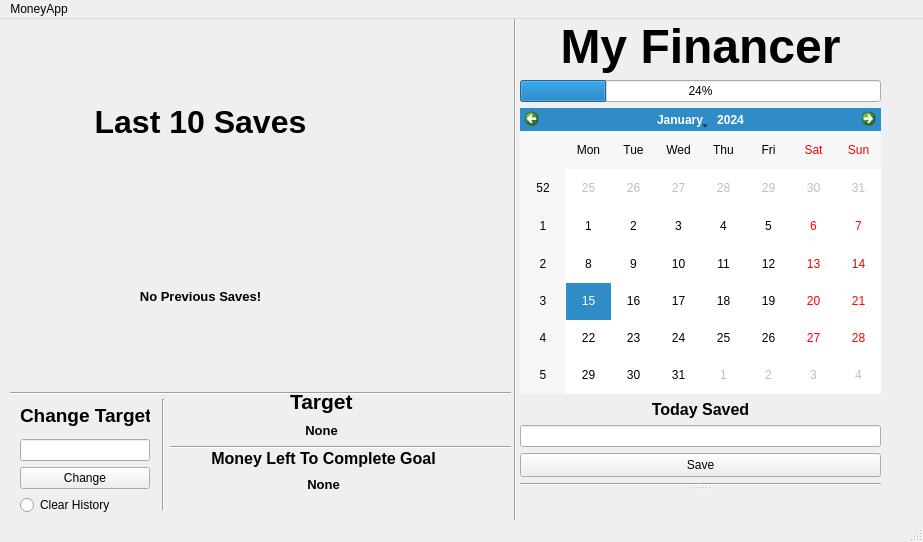
<?xml version="1.0" encoding="UTF-8"?>
<ui version="4.0">
 <class>MainWindow</class>
 <widget class="QMainWindow" name="MainWindow">
  <property name="geometry">
   <rect>
    <x>0</x>
    <y>0</y>
    <width>923</width>
    <height>542</height>
   </rect>
  </property>
  <property name="windowTitle">
   <string>MainWindow</string>
  </property>
  <widget class="QWidget" name="centralwidget">
   <widget class="QSplitter" name="splitter">
    <property name="geometry">
     <rect>
      <x>520</x>
      <y>0</y>
      <width>361</width>
      <height>491</height>
     </rect>
    </property>
    <property name="orientation">
     <enum>Qt::Vertical</enum>
    </property>
    <widget class="QWidget" name="layoutWidget">
     <layout class="QVBoxLayout" name="verticalLayout_3">
      <item>
       <layout class="QVBoxLayout" name="verticalLayout_2">
        <item>
         <widget class="QLabel" name="label">
          <property name="text">
           <string>&lt;html&gt;&lt;head/&gt;&lt;body&gt;&lt;p align=&quot;center&quot;&gt;&lt;span style=&quot; font-size:36pt; font-weight:700;&quot;&gt;My Financer&lt;/span&gt;&lt;/p&gt;&lt;/body&gt;&lt;/html&gt;</string>
          </property>
         </widget>
        </item>
        <item>
         <widget class="QProgressBar" name="progressBar">
          <property name="value">
           <number>24</number>
          </property>
         </widget>
        </item>
        <item>
         <widget class="QCalendarWidget" name="calendarUI"/>
        </item>
        <item>
         <layout class="QVBoxLayout" name="verticalLayout">
          <item>
           <widget class="QLabel" name="label_2">
            <property name="text">
             <string>&lt;html&gt;&lt;head/&gt;&lt;body&gt;&lt;p align=&quot;center&quot;&gt;&lt;span style=&quot; font-size:12pt; font-weight:700;&quot;&gt;Today Saved&lt;/span&gt;&lt;/p&gt;&lt;/body&gt;&lt;/html&gt;</string>
            </property>
           </widget>
          </item>
          <item>
           <widget class="QLineEdit" name="amount"/>
          </item>
          <item>
           <widget class="QPushButton" name="pushButton">
            <property name="minimumSize">
             <size>
              <width>0</width>
              <height>24</height>
             </size>
            </property>
            <property name="text">
             <string>Save</string>
            </property>
           </widget>
          </item>
          <item>
           <widget class="Line" name="line">
            <property name="orientation">
             <enum>Qt::Horizontal</enum>
            </property>
           </widget>
          </item>
         </layout>
        </item>
       </layout>
      </item>
     </layout>
    </widget>
    <widget class="QLabel" name="errorMsg">
     <property name="text">
      <string>&lt;html&gt;&lt;head/&gt;&lt;body&gt;&lt;p align=&quot;center&quot;/&gt;&lt;/body&gt;&lt;/html&gt;</string>
     </property>
    </widget>
   </widget>
   <widget class="Line" name="line_2">
    <property name="geometry">
     <rect>
      <x>10</x>
      <y>364</y>
      <width>501</width>
      <height>21</height>
     </rect>
    </property>
    <property name="orientation">
     <enum>Qt::Horizontal</enum>
    </property>
   </widget>
   <widget class="QWidget" name="layoutWidget">
    <property name="geometry">
     <rect>
      <x>20</x>
      <y>380</y>
      <width>130</width>
      <height>116</height>
     </rect>
    </property>
    <layout class="QVBoxLayout" name="verticalLayout_4">
     <item>
      <widget class="QLabel" name="label_3">
       <property name="text">
        <string>&lt;html&gt;&lt;head/&gt;&lt;body&gt;&lt;p&gt;&lt;span style=&quot; font-size:14pt; font-weight:700;&quot;&gt;Change Target&lt;/span&gt;&lt;/p&gt;&lt;/body&gt;&lt;/html&gt;</string>
       </property>
      </widget>
     </item>
     <item>
      <widget class="QLineEdit" name="targetInput"/>
     </item>
     <item>
      <widget class="QPushButton" name="changeTargetBtn">
       <property name="text">
        <string>Change</string>
       </property>
      </widget>
     </item>
     <item>
      <widget class="QRadioButton" name="clearHistory">
       <property name="text">
        <string>Clear History</string>
       </property>
      </widget>
     </item>
    </layout>
   </widget>
   <widget class="Line" name="line_3">
    <property name="geometry">
     <rect>
      <x>153</x>
      <y>380</y>
      <width>20</width>
      <height>111</height>
     </rect>
    </property>
    <property name="orientation">
     <enum>Qt::Vertical</enum>
    </property>
   </widget>
   <widget class="Line" name="line_4">
    <property name="geometry">
     <rect>
      <x>170</x>
      <y>420</y>
      <width>341</width>
      <height>16</height>
     </rect>
    </property>
    <property name="orientation">
     <enum>Qt::Horizontal</enum>
    </property>
   </widget>
   <widget class="Line" name="line_5">
    <property name="geometry">
     <rect>
      <x>480</x>
      <y>-20</y>
      <width>71</width>
      <height>531</height>
     </rect>
    </property>
    <property name="orientation">
     <enum>Qt::Vertical</enum>
    </property>
   </widget>
   <widget class="QWidget" name="layoutWidget">
    <property name="geometry">
     <rect>
      <x>210</x>
      <y>430</y>
      <width>227</width>
      <height>46</height>
     </rect>
    </property>
    <layout class="QVBoxLayout" name="verticalLayout_5">
     <item>
      <widget class="QLabel" name="label_7">
       <property name="text">
        <string>&lt;html&gt;&lt;head/&gt;&lt;body&gt;&lt;p align=&quot;center&quot;&gt;&lt;span style=&quot; font-size:12pt; font-weight:700;&quot;&gt;Money Left To Complete Goal&lt;/span&gt;&lt;/p&gt;&lt;/body&gt;&lt;/html&gt;</string>
       </property>
      </widget>
     </item>
     <item>
      <widget class="QLabel" name="leftLabel">
       <property name="text">
        <string>&lt;html&gt;&lt;head/&gt;&lt;body&gt;&lt;p align=&quot;center&quot;&gt;&lt;span style=&quot; font-size:10pt; font-weight:700;&quot;&gt;None&lt;/span&gt;&lt;/p&gt;&lt;/body&gt;&lt;/html&gt;</string>
       </property>
      </widget>
     </item>
    </layout>
   </widget>
   <widget class="QWidget" name="layoutWidget">
    <property name="geometry">
     <rect>
      <x>290</x>
      <y>370</y>
      <width>63</width>
      <height>53</height>
     </rect>
    </property>
    <layout class="QVBoxLayout" name="verticalLayout_6">
     <item>
      <widget class="QLabel" name="label_5">
       <property name="text">
        <string>&lt;html&gt;&lt;head/&gt;&lt;body&gt;&lt;p&gt;&lt;span style=&quot; font-size:16pt; font-weight:700;&quot;&gt;Target&lt;/span&gt;&lt;/p&gt;&lt;/body&gt;&lt;/html&gt;</string>
       </property>
      </widget>
     </item>
     <item>
      <widget class="QLabel" name="targetLabel">
       <property name="text">
        <string>&lt;html&gt;&lt;head/&gt;&lt;body&gt;&lt;p align=&quot;center&quot;&gt;&lt;span style=&quot; font-size:10pt; font-weight:700;&quot;&gt;None&lt;/span&gt;&lt;/p&gt;&lt;/body&gt;&lt;/html&gt;</string>
       </property>
      </widget>
     </item>
    </layout>
   </widget>
   <widget class="QWidget" name="layoutWidget">
    <property name="geometry">
     <rect>
      <x>90</x>
      <y>20</y>
      <width>221</width>
      <height>341</height>
     </rect>
    </property>
    <layout class="QVBoxLayout" name="verticalLayout_7">
     <item>
      <widget class="QLabel" name="label_4">
       <property name="text">
        <string>&lt;html&gt;&lt;head/&gt;&lt;body&gt;&lt;p align=&quot;center&quot;&gt;&lt;span style=&quot; font-size:24pt; font-weight:700;&quot;&gt;Last 10 Saves&lt;/span&gt;&lt;/p&gt;&lt;/body&gt;&lt;/html&gt;</string>
       </property>
      </widget>
     </item>
     <item>
      <widget class="QLabel" name="logs_label">
       <property name="text">
        <string>&lt;html&gt;&lt;head/&gt;&lt;body&gt;&lt;p align=&quot;center&quot;&gt;&lt;span style=&quot; font-size:10pt; font-weight:700;&quot;&gt;No Previous Saves!&lt;/span&gt;&lt;/p&gt;&lt;/body&gt;&lt;/html&gt;</string>
       </property>
      </widget>
     </item>
    </layout>
   </widget>
  </widget>
  <widget class="QStatusBar" name="statusbar"/>
  <widget class="QMenuBar" name="menubar">
   <property name="geometry">
    <rect>
     <x>0</x>
     <y>0</y>
     <width>923</width>
     <height>21</height>
    </rect>
   </property>
   <widget class="QMenu" name="menuMoneyApp">
    <property name="title">
     <string>MoneyApp</string>
    </property>
    <addaction name="actionExit"/>
   </widget>
   <addaction name="menuMoneyApp"/>
  </widget>
  <action name="actionExit">
   <property name="text">
    <string>Exit</string>
   </property>
  </action>
 </widget>
 <resources/>
 <connections>
  <connection>
   <sender>pushButton</sender>
   <signal>clicked()</signal>
   <receiver>calendarUI</receiver>
   <slot>showSelectedDate()</slot>
   <hints>
    <hint type="sourcelabel">
     <x>635</x>
     <y>453</y>
    </hint>
    <hint type="destinationlabel">
     <x>630</x>
     <y>284</y>
    </hint>
   </hints>
  </connection>
  <connection>
   <sender>pushButton</sender>
   <signal>clicked()</signal>
   <receiver>amount</receiver>
   <slot>cut()</slot>
   <hints>
    <hint type="sourcelabel">
     <x>689</x>
     <y>457</y>
    </hint>
    <hint type="destinationlabel">
     <x>685</x>
     <y>434</y>
    </hint>
   </hints>
  </connection>
 </connections>
</ui>
